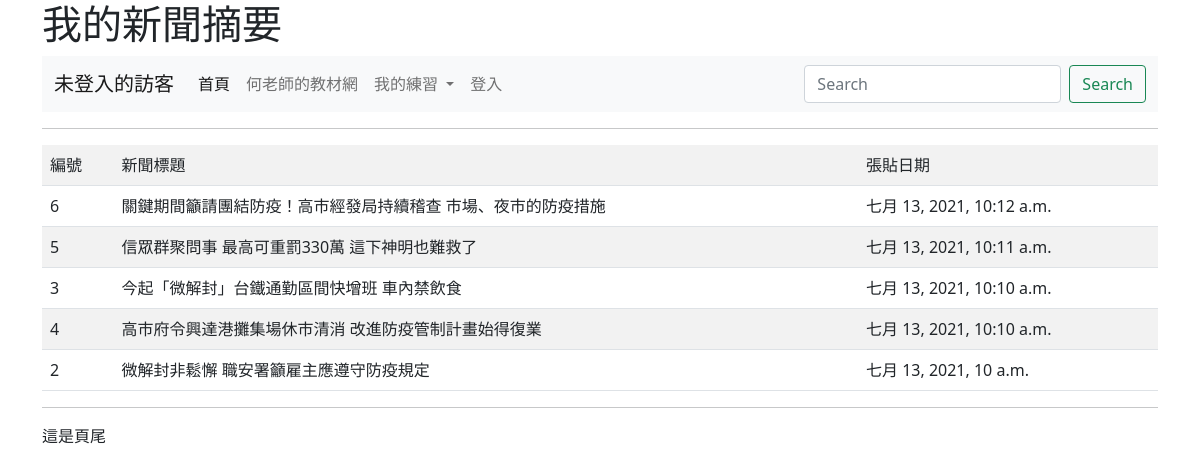
Page /news/ on the committed database.
### mysite/models.py (models this page shows, shortened)
class Post(models.Model):
	title = models.CharField(max_length=200)
	content = models.TextField()
	pub_date = models.DateTimeField(default=timezone.now)
	class Meta:
		ordering = ('-pub_date',)

### mysite/views.py (the view)
# urls.py: path('news/', views.news),
def news(request):
	posts = Post.objects.all()
	return render(request, "news.html", locals())

### templates/news.html (shortened to what this page needs)
{% extends "base.html" %}
{% block main %}
	<hr>
	<table class="table table-striped">
		<tr>
			<td>編號</td><td>新聞標題</td><td>張貼日期</td>
		</tr>
	{% for post in posts %}
	   	<tr>
	   		<td>{{ post.id }}</td>
	   		<td>
	   			{% if request.user.is_authenticated %}
	   				<a href="/show/{{ post.id }}/">{{ post.title }}</a>
	   			{% else %}
		   			{{ post.title }}
	   			{% endif %}
	   		</td>
	   		<td>{{ post.pub_date }}</td>
		</tr>
	{% endfor %}
	</table>
{% endblock %}

### rows in the picture
Post: id "6", title "關鍵期間籲請團結防疫！高市經發局持續稽查 市場、夜市的防疫措施", pub_date "七月 13, 2021, 10:12 a.m."
Post: id "5", title "信眾群聚問事 最高可重罰330萬 這下神明也難救了", pub_date "七月 13, 2021, 10:11 a.m."
Post: id "3", title "今起「微解封」台鐵通勤區間快增班 車內禁飲食", pub_date "七月 13, 2021, 10:10 a.m."
Post: id "4", title "高市府令興達港攤集場休市清消 改進防疫管制計畫始得復業", pub_date "七月 13, 2021, 10:10 a.m."
Post: id "2", title "微解封非鬆懈 職安署籲雇主應遵守防疫規定", pub_date "七月 13, 2021, 10 a.m."
